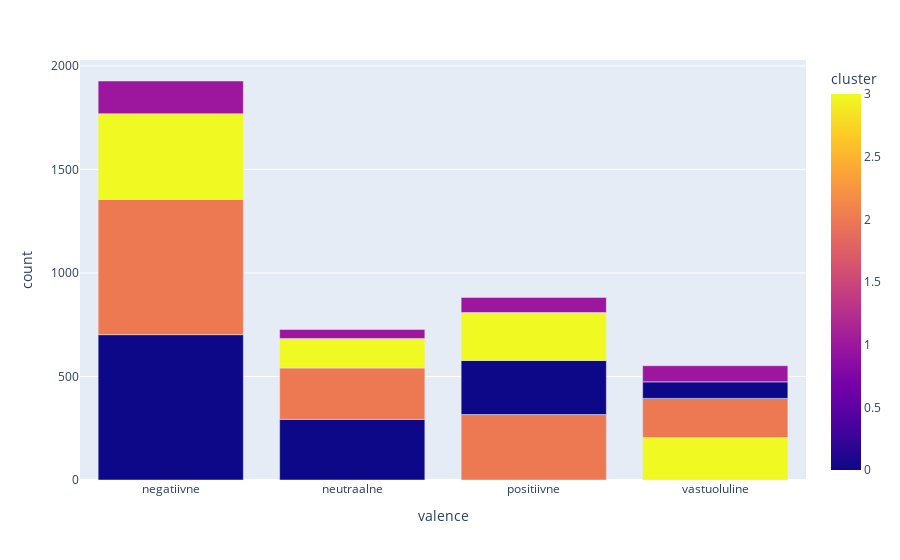

Write notebook code for a chart like this one.
### Code cell
# let's plot valence_cluster_counts
import plotly.express as px

# Reset the index


# Create a bar plot
# fig = px.bar(valence_cluster_counts, x='valence', y='count', color='cluster', barmode='group')

# we do not want to group
fig = px.bar(valence_cluster_counts, x='valence', y='count', color='cluster')

# Show the plot
fig.show()

### Figure 1 — Plotly figure (JSON) as saved in the notebook; plotly's stock layout.template omitted (floating-point values rounded to 4 significant figures)
{"data": [{"alignmentgroup": "True", "hovertemplate": "valence=%{x}<br>count=%{y}<br>cluster=%{marker.color}<extra></extra>", "legendgroup": "", "marker": {"color": [0, 2, 3, 1, 0, 2, 3, 1, 2, 0, 3, 1, 3, 2, 0, 1], "coloraxis": "coloraxis", "pattern": {"shape": ""}}, "name": "", "offsetgroup": "", "orientation": "v", "showlegend": false, "textposition": "auto", "type": "bar", "x": ["negatiivne", "negatiivne", "negatiivne", "negatiivne", "neutraalne", "neutraalne", "neutraalne", "neutraalne", "positiivne", "positiivne", "positiivne", "positiivne", "vastuoluline", "vastuoluline", "vastuoluline", "vastuoluline"], "xaxis": "x", "y": [702, 653, 414, 158, 293, 248, 142, 44, 316, 261, 232, 73, 205, 189, 80, 78], "yaxis": "y"}], "layout": {"barmode": "relative", "coloraxis": {"colorbar": {"title": {"text": "cluster"}}, "colorscale": [[0, "#0d0887"], [0.1111, "#46039f"], [0.2222, "#7201a8"], [0.3333, "#9c179e"], [0.4444, "#bd3786"], [0.5556, "#d8576b"], [0.6667, "#ed7953"], [0.7778, "#fb9f3a"], [0.8889, "#fdca26"], [1, "#f0f921"]]}, "legend": {"tracegroupgap": 0}, "margin": {"t": 60}, "xaxis": {"anchor": "y", "domain": [0, 1], "title": {"text": "valence"}}, "yaxis": {"anchor": "x", "domain": [0, 1], "title": {"text": "count"}}}}
